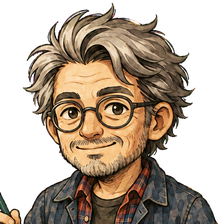
#> input picture game_source/dist/img/portrait-showrunner-steady.png, 224 x 224 px
$ python -i process_sprites.py   (imports and definitions only)
#> lines starting #> are read from the running program, lines starting #| are printed output that depends on the picture
#!/usr/bin/env python3
"""Crop unit sprites from generated sheets, punch out the backdrop, write
matching 224x224 head portraits. Uses the same painting for both files."""
from __future__ import annotations

import os
import sys
from pathlib import Path

from PIL import Image, ImageFilter, ImageChops

ROOT = Path(__file__).resolve().parents[1] / "public" / "img"


def corner_bg(im: Image.Image) -> tuple[int, int, int]:
    px = im.convert("RGB")
    w, h = px.size
    samples = [
        px.getpixel((2, 2)),
        px.getpixel((w - 3, 2)),
        px.getpixel((2, h - 3)),
        px.getpixel((w - 3, h - 3)),
        px.getpixel((w // 2, 2)),
        px.getpixel((2, h // 2)),
    ]
    r = sum(s[0] for s in samples) // len(samples)
    g = sum(s[1] for s in samples) // len(samples)
    b = sum(s[2] for s in samples) // len(samples)
    return r, g, b


def dist2(a, b) -> int:
    return (a[0] - b[0]) ** 2 + (a[1] - b[1]) ** 2 + (a[2] - b[2]) ** 2


def alpha_from_bg(im: Image.Image, fuzz: int = 34) -> Image.Image:
    """Flood-fill transparency from the edges so black clothes on a black
    backdrop (or white sneakers on white paper) stay opaque."""
    rgb = im.convert("RGB")
    bg = corner_bg(rgb)
    thresh = fuzz * fuzz * 3
    w, h = rgb.size
    src = rgb.load()
    vis = bytearray(w * h)
    stack = []

    def maybe(x: int, y: int) -> None:
        if x < 0 or y < 0 or x >= w or y >= h:
            return
        i = y * w + x
        if vis[i]:
            return
        if dist2(src[x, y], bg) <= thresh:
            vis[i] = 1
            stack.append((x, y))

    for x in range(w):
        maybe(x, 0)
        maybe(x, h - 1)
    for y in range(h):
        maybe(0, y)
        maybe(w - 1, y)
    while stack:
        x, y = stack.pop()
        maybe(x + 1, y)
        maybe(x - 1, y)
        maybe(x, y + 1)
        maybe(x, y - 1)

    out = Image.new("RGBA", rgb.size)
    dst = out.load()
    for y in range(h):
        row = y * w
        for x in range(w):
            p = src[x, y]
            if vis[row + x]:
                d = dist2(p, bg)
                a = 0 if d <= thresh * 0.4 else int(255 * (d - thresh * 0.4) / (thresh * 0.6))
                dst[x, y] = (p[0], p[1], p[2], max(0, min(255, a)))
            else:
                dst[x, y] = (p[0], p[1], p[2], 255)
    return out


# [11 lines left out: function bbox_from_alpha, not called in this run]


def column_occupancy(im: Image.Image, min_a: int = 30) -> list[int]:
    a = im.split()[-1]
    w, h = im.size
    px = a.load()
    cols = []
    for x in range(w):
        n = 0
        for y in range(h):
            if px[x, y] >= min_a:
                n += 1
        cols.append(n)
    return cols


def split_figures(im: Image.Image) -> list[tuple[int, int, int, int]]:
    """Return bboxes of distinct standing figures in a horizontal sheet."""
    cols = column_occupancy(im)
    w, h = im.size
    # a column is "occupied" if more than 4% of its pixels are foreground
    occ = [c > h * 0.04 for c in cols]
    # merge tiny gaps (anti-aliasing between nearby pixels of one figure)
    gap = max(6, w // 80)
    cleaned = occ[:]
    i = 0
    while i < w:
        if not cleaned[i]:
            j = i
            while j < w and not cleaned[j]:
                j += 1
            if 0 < (j - i) <= gap and i > 0 and j < w:
                for k in range(i, j):
                    cleaned[k] = True
            i = j
        else:
            i += 1
    regions = []
    i = 0
    while i < w:
        if cleaned[i]:
            j = i
            while j < w and cleaned[j]:
                j += 1
            if (j - i) > w * 0.08:
                regions.append((i, 0, j, h))
            i = j
        else:
            i += 1
    return regions


# [49 lines left out: functions pick_three_quarter, fit_sprite, make_portrait, not called in this run]


def process_one(src: Path, sprite_out: Path, portrait_out: Path | None, prefer_sheet: bool = True) -> None:
#> called with sprite_out = 'out.png', portrait_out = 'out1.png', prefer_sheet = True
    im = Image.open(src).convert("RGBA")
#> im is the input picture: PIL image 224x224 RGBA; mean R, G, B, A 75.5, 60.6, 45.1, 143.8
    punched = alpha_from_bg(im)
#> in alpha_from_bg, `rgb = im.convert("RGB")`:
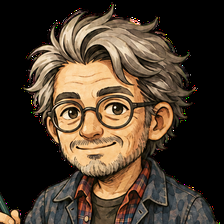
#> rgb: PIL image 224x224 RGB; mean R, G, B 75.5, 60.6, 45.1
#> in corner_bg, `samples = [ px.getpixel((2, 2)), px.getpixel((w - 3, 2)), px.getpixel(..`: samples = [(0, 0, 0), (0, 0, 0), (233, 168, 104), (0, 0, 0), (63, 42, 21), (0, 0, 0)]
#> in corner_bg, `r = sum(s[0] for s in samples) // len(samples)`: r = 49
#> in corner_bg, `g = sum(s[1] for s in samples) // len(samples)`: g = 35
#> in corner_bg, `b = sum(s[2] for s in samples) // len(samples)`: b = 20
#> in alpha_from_bg, `bg = corner_bg(rgb)`: bg = (49, 35, 20)
#> the loop in alpha_from_bg, `for y in range(h):` made 224 passes
#> the loop in alpha_from_bg, `while stack:` made 5399 passes
#> (x, y) on passes 1 to 3: (0, 222), (1, 222), (2, 222)
#> in alpha_from_bg, `out = Image.new("RGBA", rgb.size)`: out: PIL image 224x224 RGBA; every value is 0
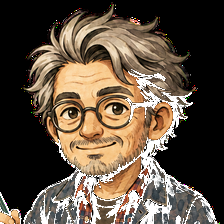
#> punched: PIL image 224x224 RGBA; mean R, G, B, A 75.5, 60.6, 45.1, 231.9; transparent parts drawn white
    if prefer_sheet:
        regions = split_figures(punched)
#> in column_occupancy, `a = im.split()[-1]`:
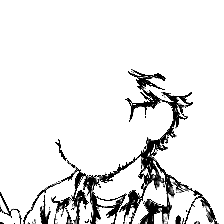
#> a: PIL image 224x224 L; min 0, max 255, mean 231.9
#> (the run stopped early here; a loop or call above may not have finished)

$ run again, on game_source/dist/img/portrait-worker-7.png
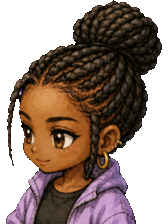
#> input picture game_source/dist/img/portrait-worker-7.png, 168 x 224 px
#> in process_one, im is the input picture: PIL image 168x224 RGBA; mean R, G, B, A 58.3, 39.7, 30.7, 157.6
#> in alpha_from_bg, `rgb = im.convert("RGB")`:
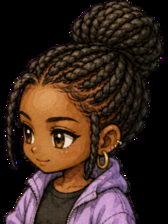
#> rgb: PIL image 168x224 RGB; mean R, G, B 58.3, 39.7, 30.7
#> samples = [(0, 0, 0), (0, 0, 0), (1, 0, 2), (0, 0, 0), (0, 0, 0), (0, 0, 0)]
#> r = 0
#> bg = (0, 0, 0)
#> out: PIL image 168x224 RGBA; every value is 0
#> the loop in alpha_from_bg, `for y in range(h):` made 224 passes
#> row on passes 2 to 4: 168, 336, 504
#> in column_occupancy, `a = im.split()[-1]`:
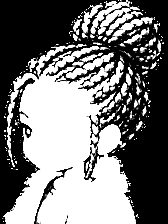
#> a: PIL image 168x224 L; min 0, max 255, mean 120.3
